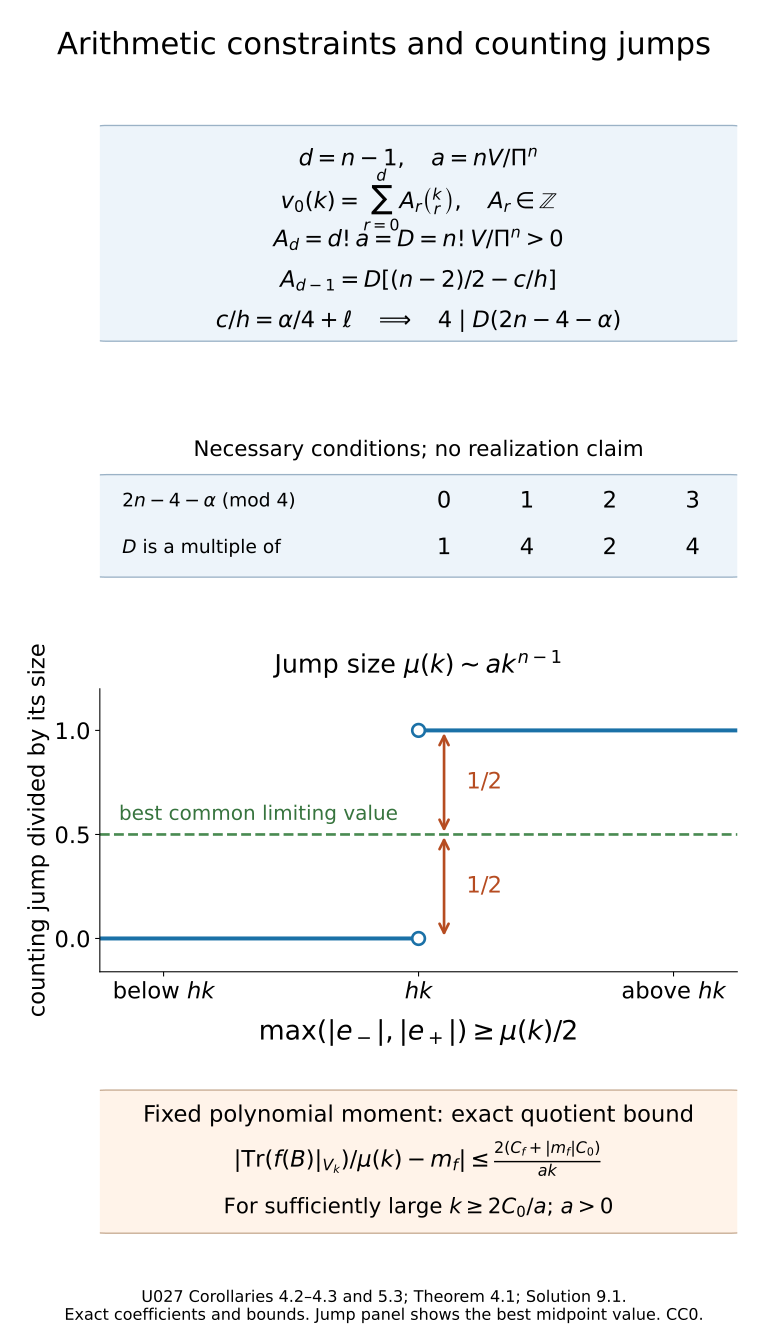

Recreate this plot in Python.
"""Exact proof diagram for U027 Corollaries 4.2, 4.3 and 5.3. CC0."""
from pathlib import Path
from math import gcd
import matplotlib
matplotlib.use('Agg')
import matplotlib.pyplot as plt
from matplotlib.patches import FancyBboxPatch

matplotlib.rcParams.update({'font.family':'DejaVu Sans','font.size':17,'svg.hashsalt':'AN06-cluster-arithmetic-v1'})
out=Path(__file__).resolve().parent
fig=plt.figure(figsize=(8,14),facecolor='white')
gs=fig.add_gridspec(4,1,height_ratios=[2.7,1.6,3.4,2.0],hspace=.52,left=.13,right=.96,top=.91,bottom=.075)
fig.suptitle('Arithmetic constraints and counting jumps',fontsize=23,y=.977)
ax=fig.add_subplot(gs[0]);ax.set_axis_off()
ax.add_patch(FancyBboxPatch((.01,.04),.98,.92,boxstyle='round,pad=.02',transform=ax.transAxes,facecolor='#edf4fa',edgecolor='#9bb2c6'))
lines=[r'$d=n-1,\quad a=nV/\Pi^n$',
       r'$v_0(k)=\sum_{r=0}^{d} A_r\binom{k}{r},\quad A_r\in\mathbb{Z}$',
       r'$A_d=d!a=D=n!V/\Pi^n>0$',
       r'$A_{d-1}=D[(n-2)/2-c/h]$',
       r'$c/h=\alpha/4+\ell\quad\Longrightarrow\quad4\mid D(2n-4-\alpha)$']
for y,t in zip([.83,.65,.47,.29,.11],lines):ax.text(.5,y,t,ha='center',va='center',fontsize=17,transform=ax.transAxes)
ax=fig.add_subplot(gs[1]);ax.set_axis_off()
factors=[4//gcd(4,r) for r in range(4)]
assert factors==[1,4,2,4]
ax.add_patch(FancyBboxPatch((.01,.07),.98,.73,boxstyle='round,pad=.02',transform=ax.transAxes,facecolor='#edf4fa',edgecolor='#9bb2c6'))
ax.text(.035,.62,r'$2n-4-\alpha$ (mod 4)',va='center',fontsize=14,transform=ax.transAxes)
ax.text(.035,.27,r'$D$ is a multiple of',va='center',fontsize=14,transform=ax.transAxes)
for x,r,factor in zip([.54,.67,.80,.93],range(4),factors):
    ax.text(x,.62,str(r),ha='center',va='center',transform=ax.transAxes)
    ax.text(x,.27,str(factor),ha='center',va='center',transform=ax.transAxes)
ax.text(.5,.96,'Necessary conditions; no realization claim',ha='center',transform=ax.transAxes,fontsize=16)
ax=fig.add_subplot(gs[2]);ax.plot([-1,0],[0,0],color='#1b71a7',lw=3);ax.plot([0,1],[1,1],color='#1b71a7',lw=3)
ax.scatter([0,0],[0,1],s=90,facecolors='white',edgecolors='#1b71a7',linewidths=2,zorder=5)
ax.axhline(.5,color='#4a8b52',ls='--',lw=2)
ax.annotate('',xy=(.08,0),xytext=(.08,.5),arrowprops={'arrowstyle':'<->','color':'#b64c21','lw':2})
ax.annotate('',xy=(.08,.5),xytext=(.08,1),arrowprops={'arrowstyle':'<->','color':'#b64c21','lw':2})
ax.text(.15,.25,r'$1/2$',va='center',color='#b64c21');ax.text(.15,.75,r'$1/2$',va='center',color='#b64c21')
ax.text(-.94,.57,'best common limiting value',color='#37743e',fontsize=15)
ax.set(xlim=(-1,1),ylim=(-.16,1.2),xticks=[-.8,0,.8],xticklabels=['below $hk$','$hk$','above $hk$'],yticks=[0,.5,1])
ax.set_ylabel('counting jump divided by its size')
ax.set_title(r'Jump size $\mu(k)\sim ak^{n-1}$',fontsize=19,pad=12)
ax.spines[['top','right']].set_visible(False)
ax.text(.5,-.24,r'$\max(|e_-|,|e_+|)\geq\mu(k)/2$',ha='center',transform=ax.transAxes,fontsize=20)
ax=fig.add_subplot(gs[3]);ax.set_axis_off()
ax.add_patch(FancyBboxPatch((.01,.08),.98,.82,boxstyle='round,pad=.02',transform=ax.transAxes,facecolor='#fff3e9',edgecolor='#c7ab92'))
ax.text(.5,.73,'Fixed polynomial moment: exact quotient bound',ha='center',transform=ax.transAxes,fontsize=17)
ax.text(.5,.46,r'$|\mathrm{Tr}(f(B)|_{V_k})/\mu(k)-m_f|\leq\frac{2(C_f+|m_f|C_0)}{ak}$',ha='center',transform=ax.transAxes,fontsize=17)
ax.text(.5,.18,r'For sufficiently large $k\geq2C_0/a$; $a>0$',ha='center',transform=ax.transAxes,fontsize=16)
fig.text(.5,.018,'U027 Corollaries 4.2–4.3 and 5.3; Theorem 4.1; Solution 9.1.\nExact coefficients and bounds. Jump panel shows the best midpoint value. CC0.',ha='center',fontsize=12)
fig.savefig(out/'cluster-arithmetic-and-jumps.png',dpi=180,metadata={'Software':'Matplotlib; independently authored AN06 proof diagram'})
fig.savefig(out/'cluster-arithmetic-and-jumps.svg',metadata={'Date':None,'Creator':'GPT-6.1 Sol (OpenAI), Ultra','Description':'Exact U027 Newton, jump and fixed-polynomial bounds; no geometric realization claim.'})
plt.close(fig)
